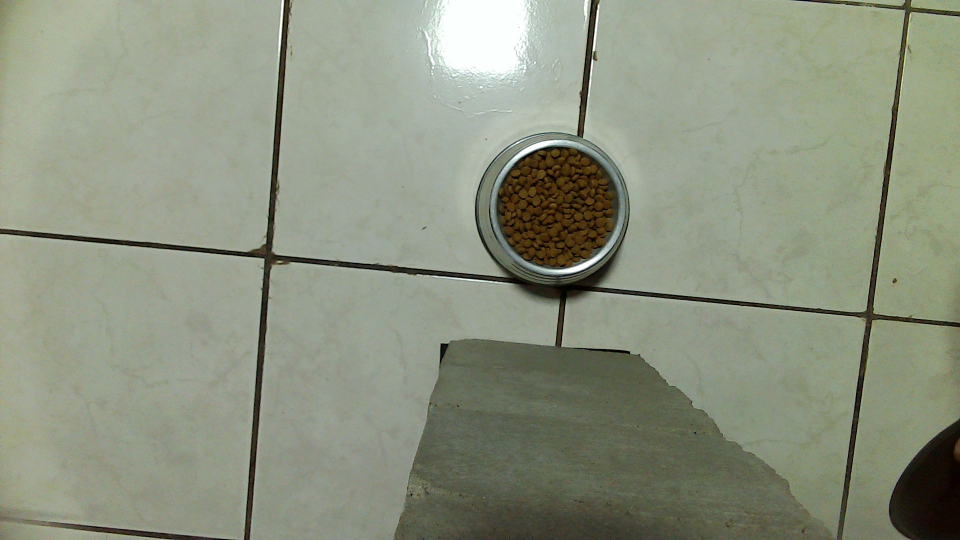
#> input picture usecases/100.jpg, 1920 x 1080 px, found by its file name (shown at 1/2 size)
$ python main.py
#> lines starting #> are read from the running program, lines starting #| are printed output that depends on the picture; after the words box and inside, x2 and y2 are one past the last pixel; in counts of white or black regions, pixels touching at a corner belong together
import numpy as np
import cv2 as cv


def openFile(image_filename):
#> called with image_filename = '100.jpg'
    frame = cv.imread(image_filename)
#> frame is the input picture: shape (1080, 1920, 3); mean B, G, R 127.6, 146.5, 140.1

    return cv.resize(frame, (1280, 720))


def save_image(image, file):
    cv.imwrite(file + '.jpg', image)


def draw_indicator(image, circle_origin, radius, percentage):
    left_corner = (circle_origin[0] - radius, circle_origin[1] - radius)
    right_corner = (circle_origin[0] + radius, circle_origin[1] + radius)
    green = (0, 255, 0)
    white = (255, 255, 255)

    cv.rectangle(image, left_corner, right_corner, green, 2)
    cv.putText(image, percentage, circle_origin, cv.FONT_HERSHEY_SIMPLEX, 1,
               white, 2)


def show(image):
    cv.imshow('RealTime', image)
    cv.waitKey(0)


def main():
    loaded_image = openFile('100.jpg')

    blured_image = cv.medianBlur(loaded_image, 5)

    bg_blured_image = cv.cvtColor(blured_image, cv.COLOR_BGR2GRAY)
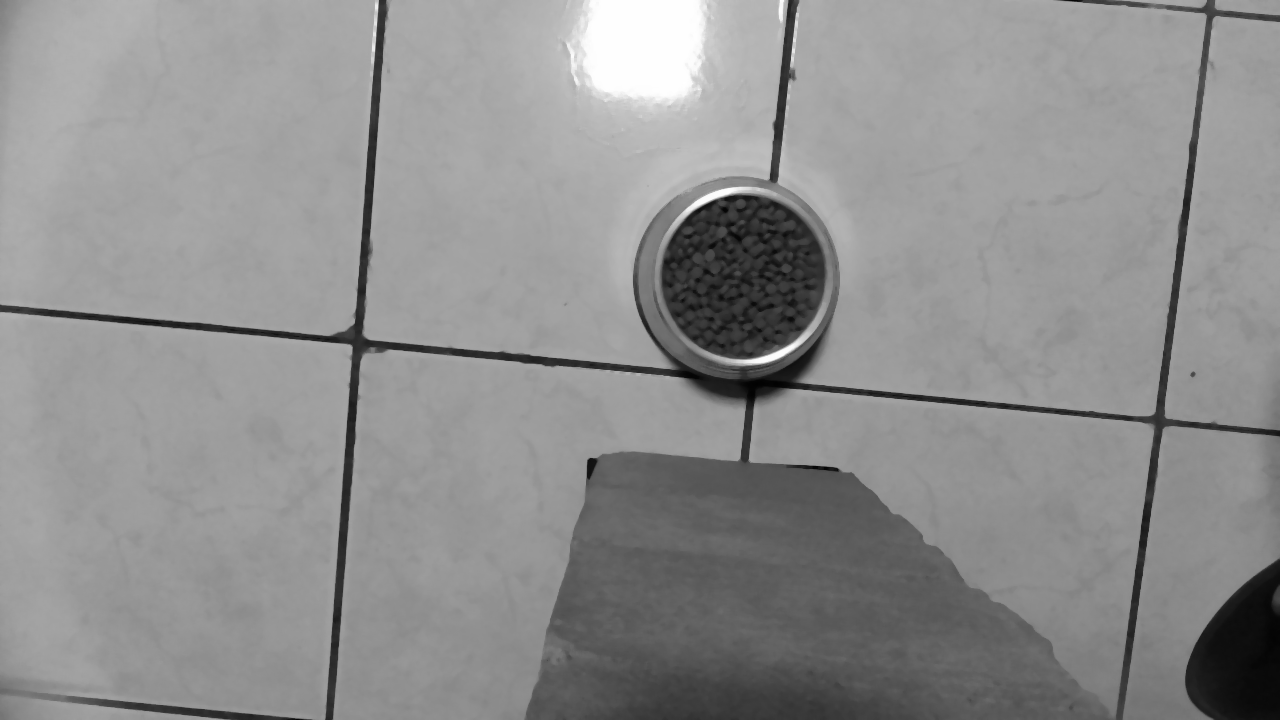
#> bg_blured_image: shape (720, 1280); min 1, max 255, mean 142.7

    circles = cv.HoughCircles(bg_blured_image, cv.HOUGH_GRADIENT, 1, bg_blured_image.shape[0] / 64, param1=100, param2=100, minRadius=0,
                              maxRadius=0)
#> circles = [[742.5, 277.5, 81.5]]
    circles = np.uint16(np.around(circles))
#> circles = [[742, 278, 82]]

    circle_mask = np.zeros(bg_blured_image.shape[:2], dtype="uint8")

    for i in circles[0, :]:
        org = (i[0], i[1])
        radius = i[2]
        cv.circle(circle_mask, (i[0], i[1]), i[2], 255, -1)
        total_area = i[2] ** 2 * np.pi
#> this loop made 1 pass
#> (org, radius, total_area) on pass 1: ((742, 278), 82, 21124.1)
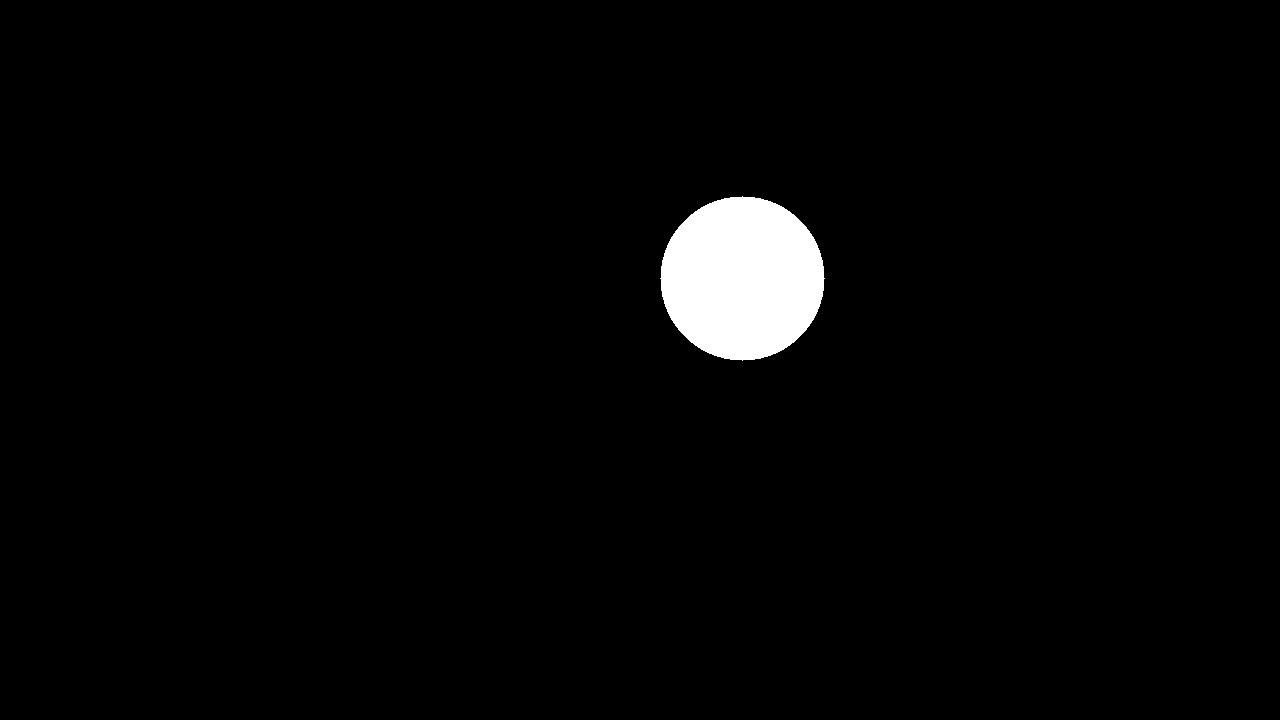
#> circle_mask: shape (720, 1280); 2.3% white; 1 white region, box (x1, y1, x2, y2) and area: (660, 196, 825, 361) 21101

    masked_image = cv.bitwise_and(loaded_image, loaded_image, mask=circle_mask)
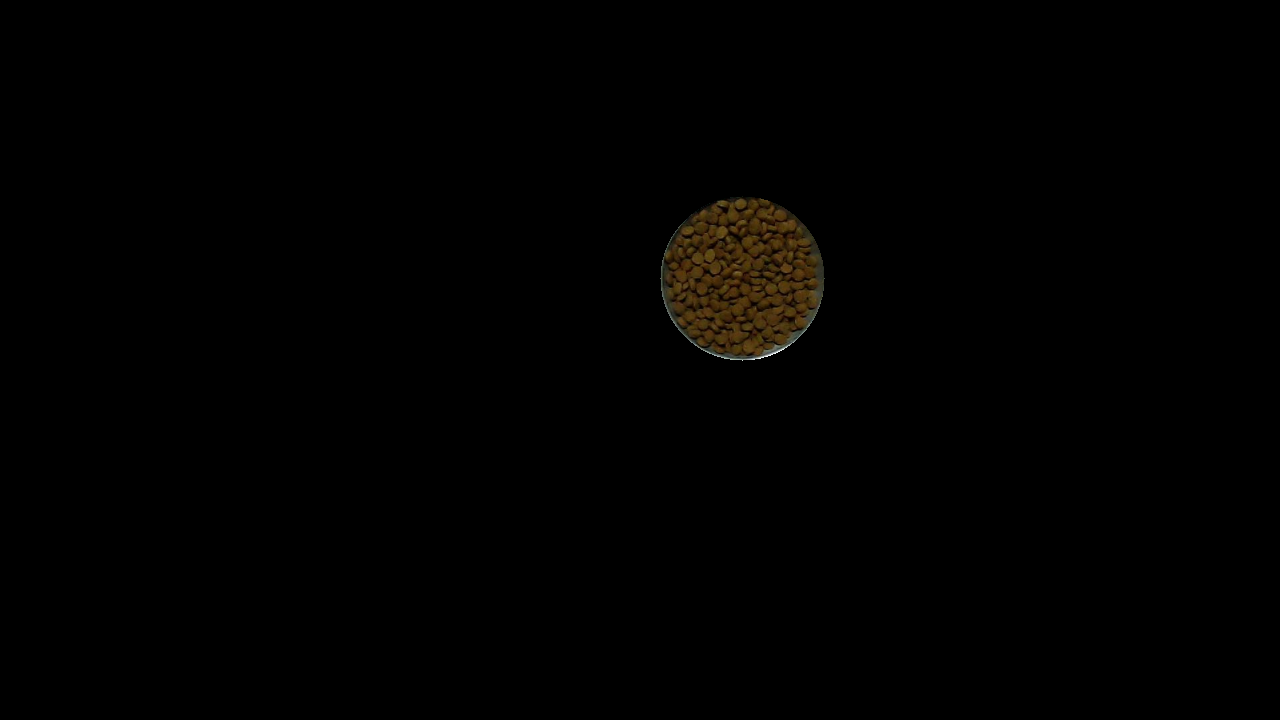
#> masked_image: shape (720, 1280, 3); mean of channels 0, 1, 2 0.4, 1, 1.4; drawn as B, G, R

    masked_image_hsv = cv.cvtColor(masked_image, cv.COLOR_RGB2HSV)
#> masked_image_hsv: shape (720, 1280, 3); mean H, S, V 2.3, 4.3, 1.5

    masked_image_hsv_gray = cv.cvtColor(masked_image_hsv, cv.COLOR_RGB2GRAY)

    _, threshold_image = cv.threshold(masked_image_hsv_gray, 100, 255, cv.THRESH_BINARY)
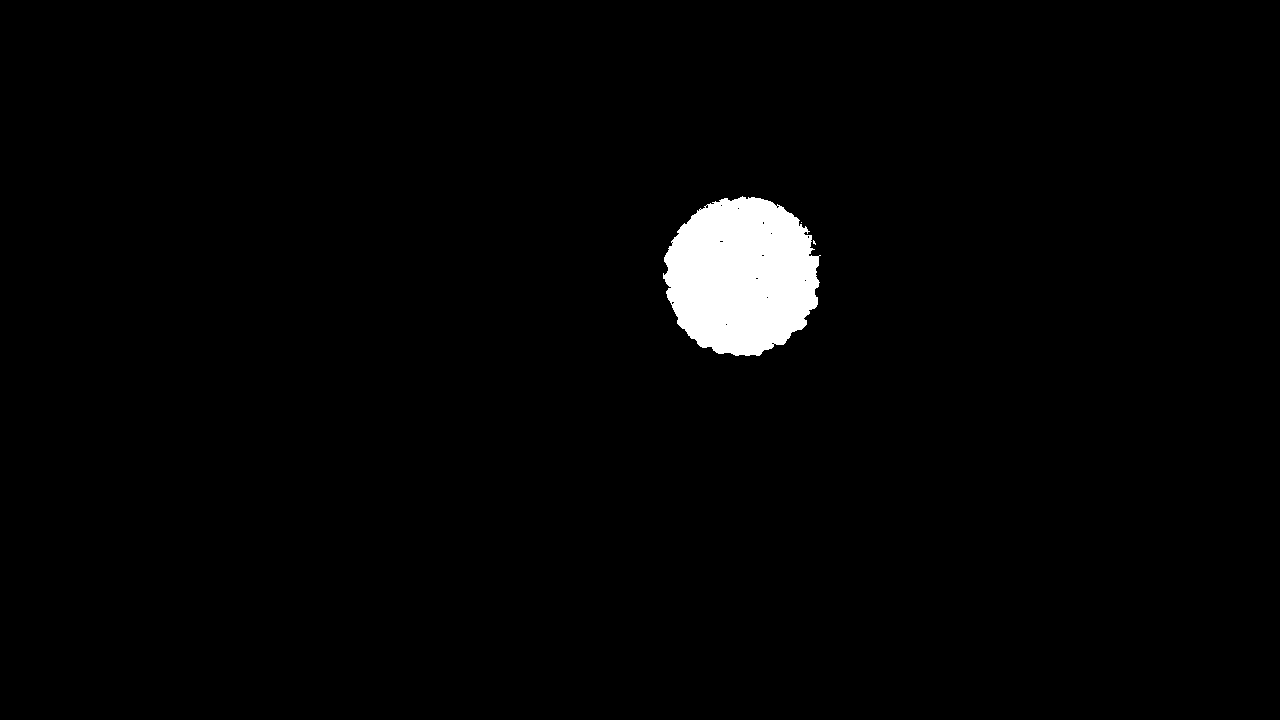
#> threshold_image: shape (720, 1280); 2.1% white; 3 white regions (2 under 20 px), largest, box (x1, y1, x2, y2) and area: (663, 196, 821, 356) 19226

    total_food = cv.countNonZero(threshold_image)
#> total_food = 19236

    draw_indicator(loaded_image, org, radius, "{0:.0f}%".format(total_food / total_area * 100))
#> in draw_indicator, `left_corner = (circle_origin[0] - radius, circle_origin[1] - radius)`: left_corner = (660, 196)
#> in draw_indicator, `right_corner = (circle_origin[0] + radius, circle_origin[1] + radius)`: right_corner = (824, 360)
#> in draw_indicator, `cv.putText(image, percentage, circle_origin, cv.FONT_HERSHEY_SIMPLEX, ..`:
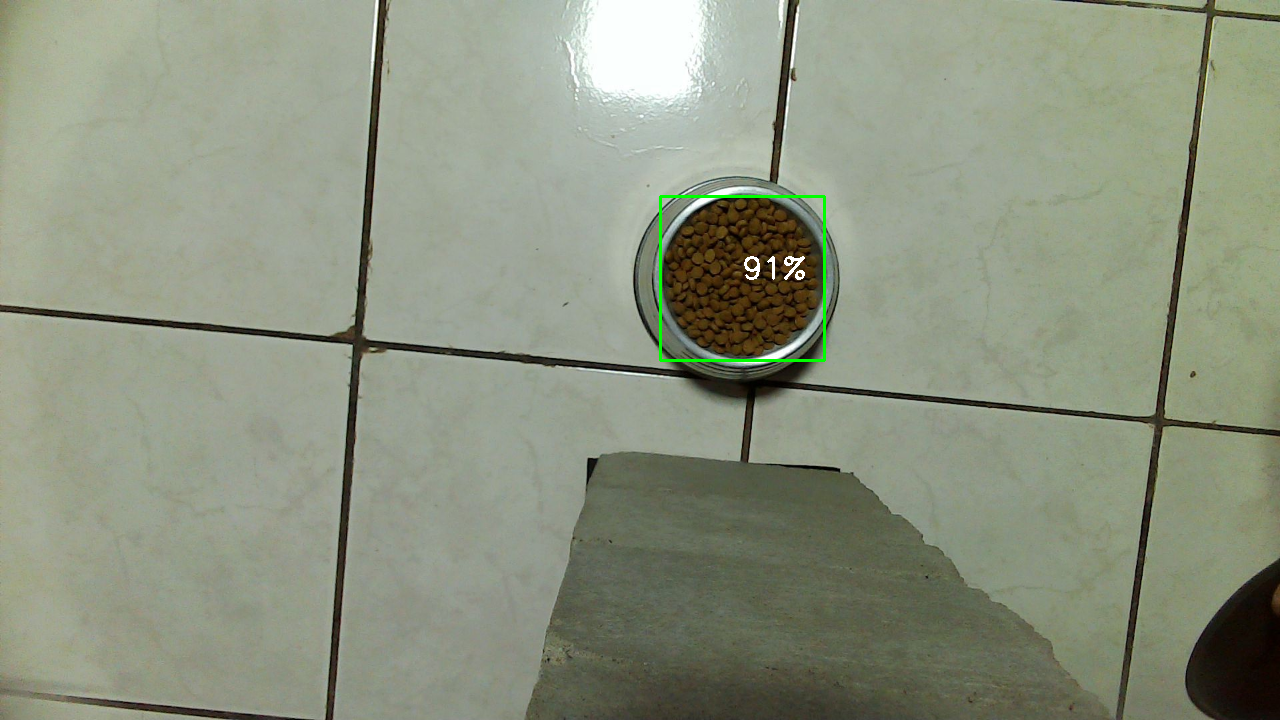
#> image: shape (720, 1280, 3); mean of channels 0, 1, 2 127.5, 146.9, 139.9; drawn as B, G, R

    save_image(loaded_image, 'final')

if __name__ == "__main__":
    main()
